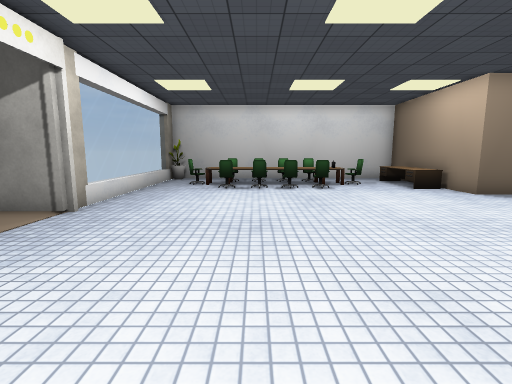
view 1 (above)

16 first-person views from a walk through a 3-D level made in the Unity game engine. The camera is 1.4 m above the floor, tilts 8° down and sees 85° across. The floor is counted in squares, 1 m on a side. Each view is taken from the middle of a square. On the plan, view 1 faces up. The plan holds only what a view shows up to about 14 squares ahead; the rest is blank. Some surface patterns are stand-ins.

view 2
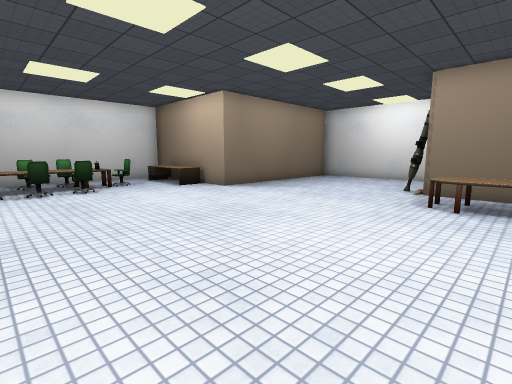

view 3
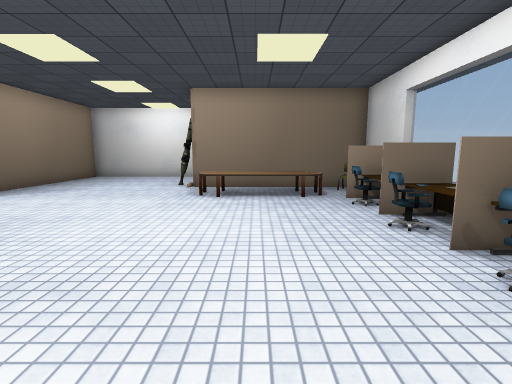

view 4
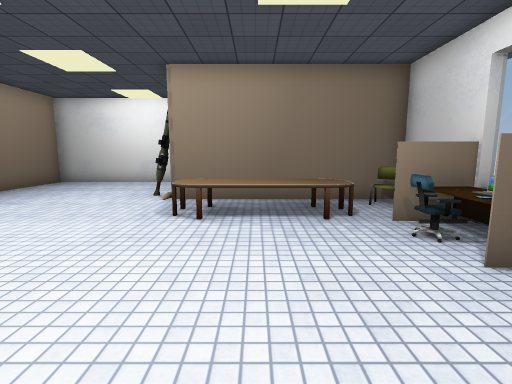

view 5
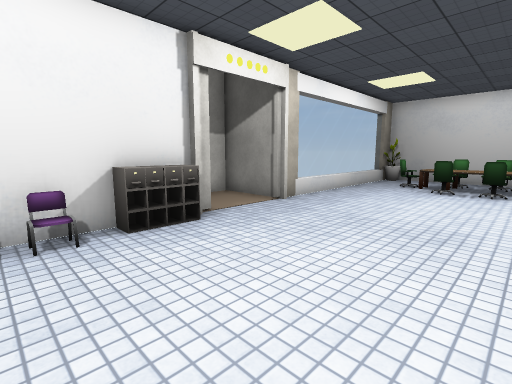

view 6
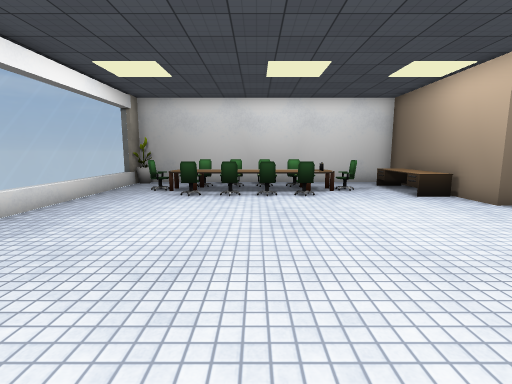

view 7
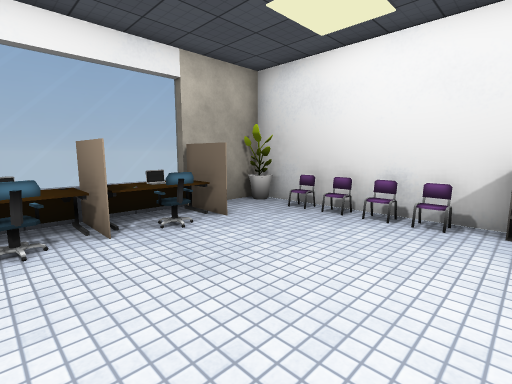

view 8
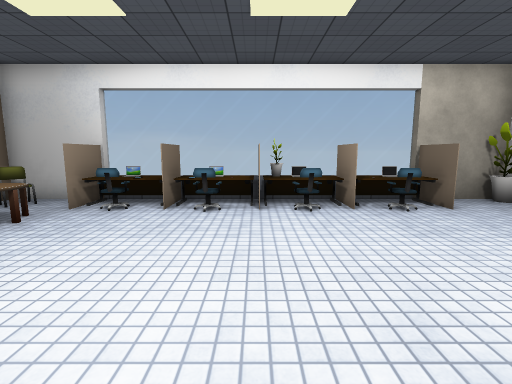

view 9
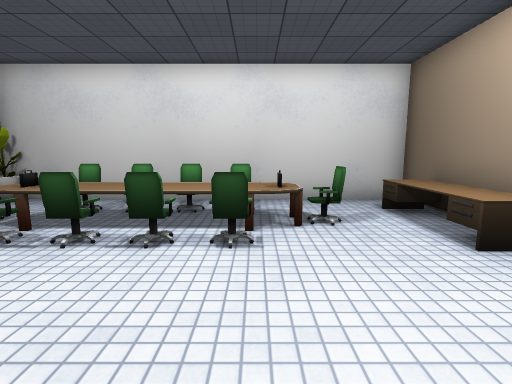

view 10
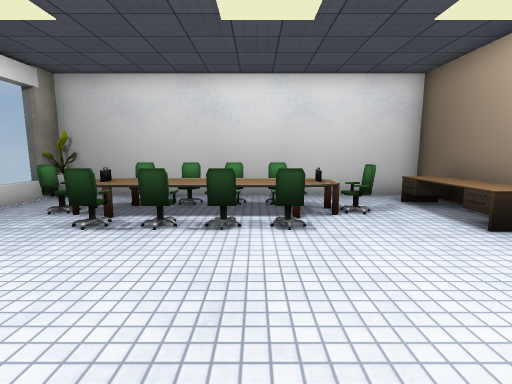

view 11
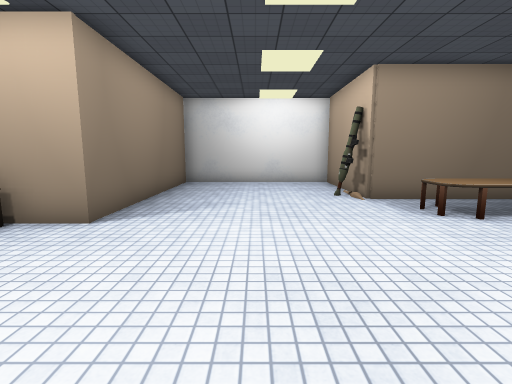

view 12
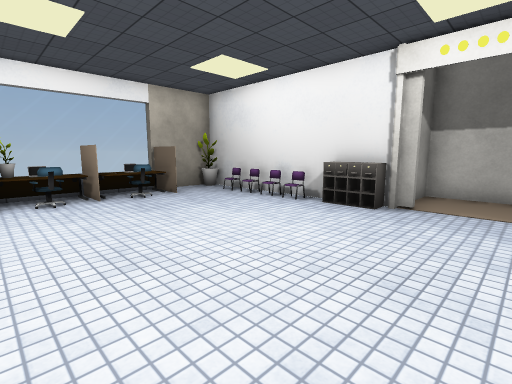

view 13
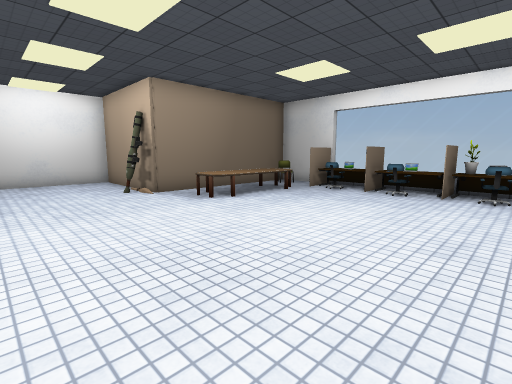

view 14
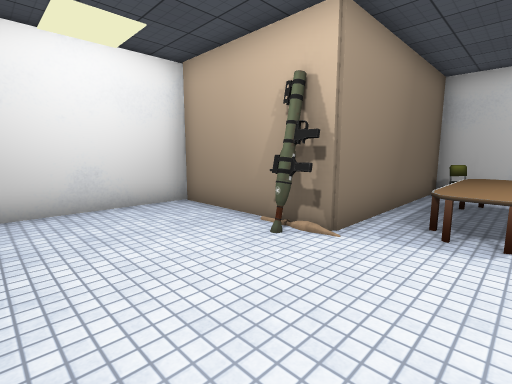

view 15
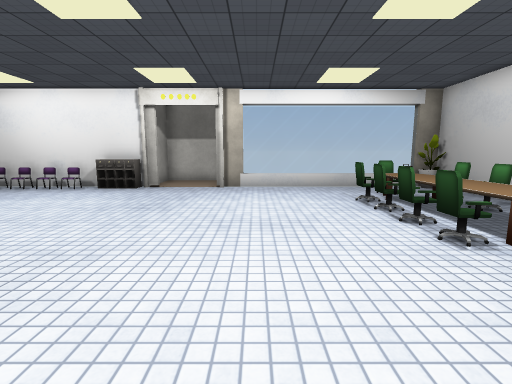

view 16
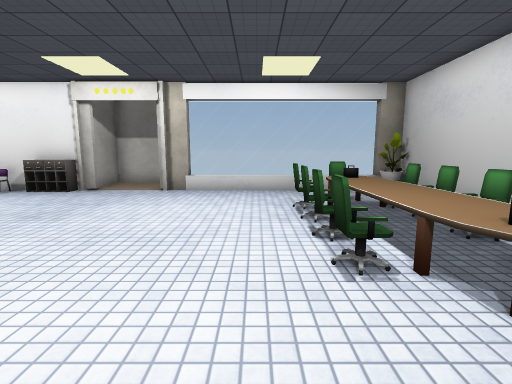

### Floor plan
Points are (right, up) in squares from view 1. A wall is a line through its corners. A room is listed if a view was taken in it or the views show most of it. See-through windows are left out.
Room 1 (views 1, 2, 3, 4, 5, 6, 7, 8, 9, 10, 11, 12, 13, 14, 15, 16)
walls: (-4.2, 6.5) (-7.1, 6.5) (-7.1, 3.6) (-5.2, 3.6); (-4.5, 4) (-4.5, -4.4) (-1.8, -4.4); (10.4, -0.5) (10.4, 2.6) (15.4, 2.6) (15.4, 9.3) (7.4, 9.3) (7.4, 15.4) (-4.5, 15.4) (-4.5, 6.4); (2.9, -4.5) (2.9, -2.8); (-1.9, -3.4) (-1.9, -4.8); (7.5, -4.4) (10.4, -4.4) (10.4, -2.4); (7.6, -4.5) (7.6, -2.8)
objects: other object (-4, -4); other object (-4, -3); other object (-4, 1); other object (-4, 2); other object (-4, 3); other object (-4, 4); other object (-4, 14); other object (-4, 15); other object (-3, 2); other object (-3, 3); other object (-3, 12) to (-3, 13); other object (-2, -4) to (0, -3); other object (-2, 12) to (4, 13); other object (-2, 13); other object (-1, -4); other object (-1, 11); other object (-1, 14); other object (0, 11); other object (0, 14); other object (1, -4) to (2, -3); other object (1, 11); other object (1, 14); other object (2, -4); other object (2, 11) to (3, 11); other object (2, 14) to (3, 14); other object (3, 13); other object (4, -4) to (5, -3); other object (5, 12); other object (6, -4); other object (6, -4) to (7, -3); other object (6, 11) to (7, 14); other object (8, -2) to (9, 2); other object (10, -4); other object (11, 3)

Positions as (right, up) in squares from view 1, and headings:
1: (0, 0), facing up
2: (0, 0), facing up-right
3: (-1, 0), facing right
4: (2, 0), facing right
5: (1, 0), facing up-left
6: (1, 2), facing up
7: (2, 2), facing down-left
8: (3, 4), facing down
9: (3, 7), facing up
10: (2, 6), facing up
11: (2, 6), facing right
12: (3, 6), facing down-left
13: (1, 7), facing down-right
14: (8, 7), facing down-right
15: (7, 8), facing left
16: (6, 10), facing left
